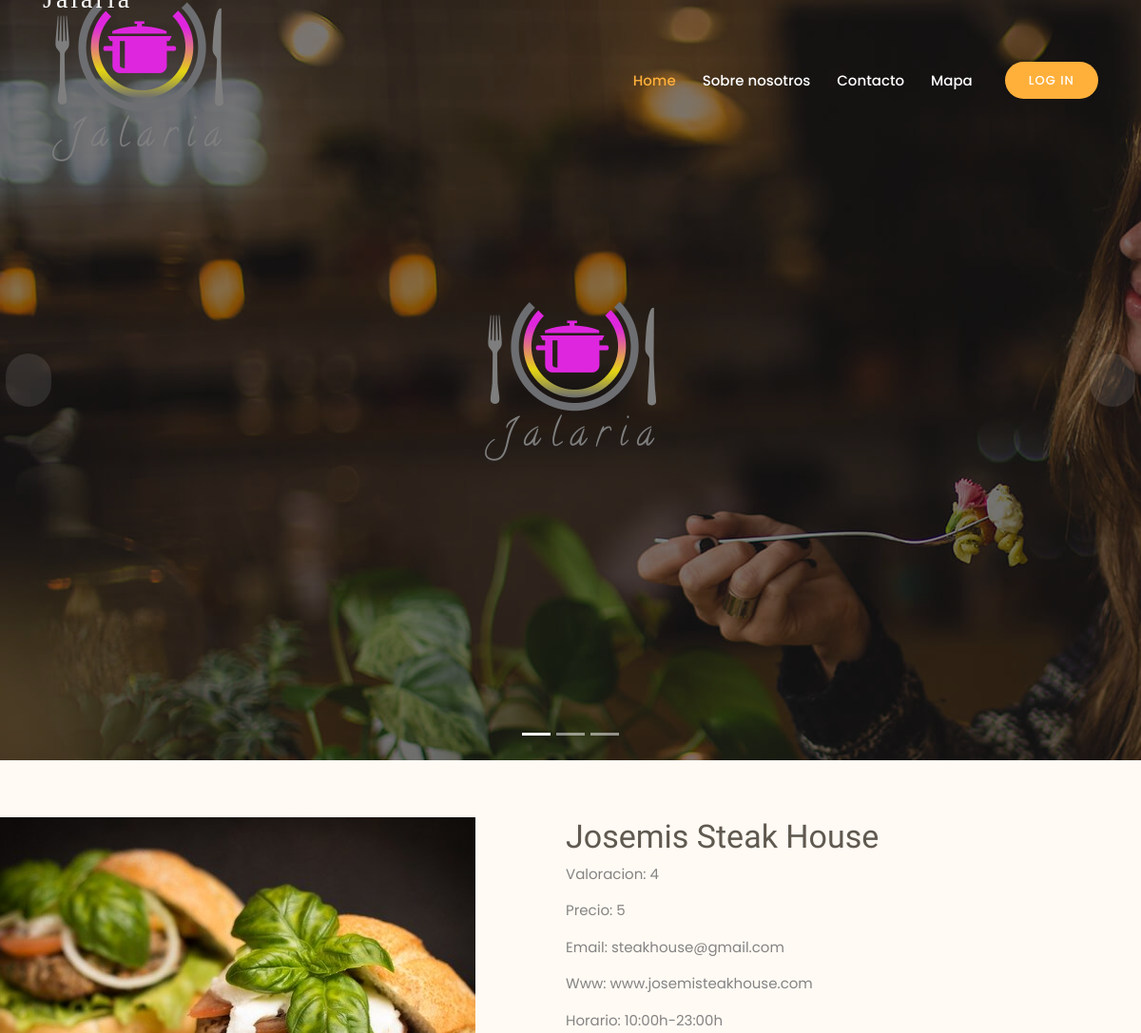
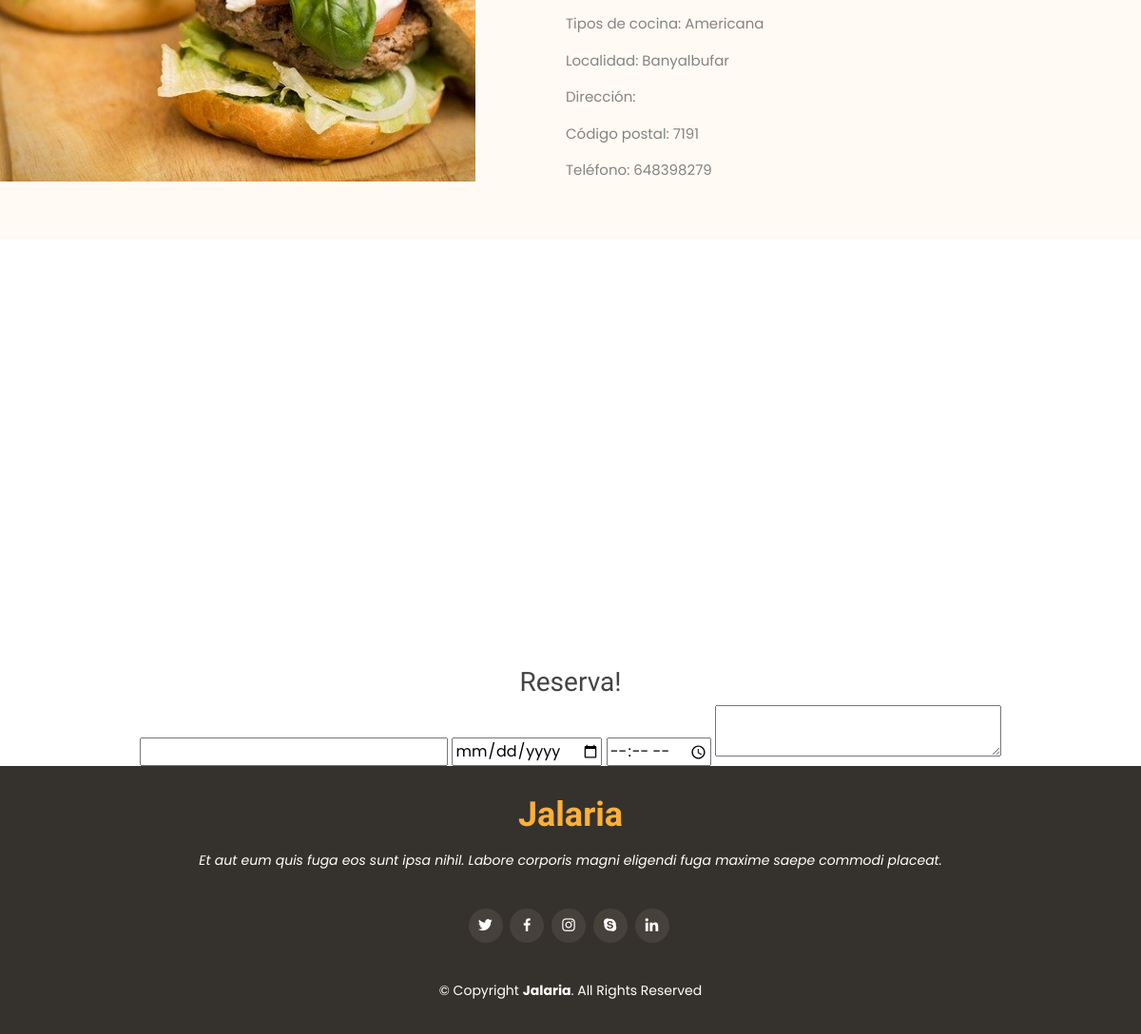
Screenshot of /restaurant.php?id=1 with the database file from the repository (2 pictures, top to bottom).
### tables this page shows
CREATE TABLE `Restaurantes` (
  `Id` int NOT NULL,
  `nombre` varchar(100) NOT NULL,
  `localidad` varchar(50) NOT NULL,
  `dicección` varchar(50) NOT NULL,
  `cp` int NOT NULL,
  `telf` varchar(20) NOT NULL,
  `precios` int NOT NULL,
  `valoracion` int NOT NULL,
  `email` varchar(50) NOT NULL,
  `web` varchar(50) NOT NULL,
  `horario` varchar(20) NOT NULL,
  `cocina` tinytext NOT NULL,
  `foto` varchar(50) NOT NULL,
  `maps` varchar(1000) NOT NULL,
  `latitud` varchar(50) NOT NULL,
  `longitud` varchar(50) NOT NULL
);

### www/back/restaurantb.php (called while the page is built)
<?php
require 'conexion.php';
if(isset($_GET['id'])){
    $id=$_GET['id'];
    $sql = "SELECT * FROM Restaurantes WHERE Id = '".$id."'";
    if($result = mysqli_query($conn, $sql)){
        if(mysqli_num_rows($result) > 0){
            $row = mysqli_fetch_array($result);
            $foto = "img/".$row['foto'];
        }
    }
}
?>

### www/restaurant.php (the view, shortened to what this page needs)
<?php require 'back/restaurantb.php';?>
<?php require 'componentes/header.php'?>
<section id="about" class="about">
      <div class="container-fluid">
        <div class="row">
          <div class="col-lg-5 align-items-stretch video-box" style='background-image: url("<?php echo $foto ?>");'>
          </div>
          <div class="col-lg-7 d-flex flex-column justify-content-center align-items-stretch">
            <div class="content">
            <h3><?php echo $row['nombre']?></h3>
            <p>Valoracion: <?php echo $row['valoracion']?></p>
            <p>Precio: <?php echo $row['precios']?></p>
            <p>Email: <?php echo $row['email']?></p>
            <p>Www: <?php echo $row['web']?></p>
            <p>Horario: <?php echo $row['horario']?></p>
            <p>Tipos de cocina: <?php echo $row['cocina']?></p>
            <p>Localidad:  <?php echo $row['localidad']?></p>
            <p>Dirección: <?php echo $row['diceccion']?></p>
            <p>Código postal: <?php echo $row['cp']?></p>
            <p>Teléfono: <?php echo $row['telf']?></p>
            </div>
          </div>
        </div>
      </div>
    </section>
    <div class="row">
        <div class="col-md d-flex justify-content-center flex-column text-center align-items-center">
        <iframe src="<?php echo $row['maps']?>" width="800" height="450" frameborder="0" style="border:0;" allowfullscreen="" aria-hidden="false" tabindex="0"></iframe>
                <h3>Reserva!</h3>
                <form action="" method="POST" name="reserva">
                    <input type="text" name="nombre">
                    <input type="date" name="dia" step="1" min="2020-01-01" mas="2022-01-01">
                    <input type="time" name="hora">
                    <textarea name="comensales"></textarea>
                </form>
            </div>
            </div>
<?php require 'componentes/footer.php'?>

### www/assets/css/style.css (style rules this page uses)
body { font-family: "Poppins", sans-serif; color: #444444; }
h1, h2, h3, h4, h5, h6 { font-family: "Satisfy", sans-serif; }
section { padding: 60px 0; }
.about { background: #fffaf3; }
.about .content { padding: 0 80px; }
.about .content h3 { font-weight: 400; font-size: 34px; color: #5f5950; }
.about .content p { font-size: 15px; color: #848484; }
.about .content p:last-child { margin-bottom: 0; }
.about .video-box { background-size: cover; background-repeat: no-repeat; background-position: center center; min-height: 400px; position: relative; }

### rows the page displays
restaurantes: foto (picture), nombre "Josemis Steak House", valoracion "4", precios "5", email "steakhouse@gmail.com", web "www.josemisteakhouse.com", horario "10:00h-23:00h", cocina "Americana", localidad "Banyalbufar", cp "7191", telf "648398279"
